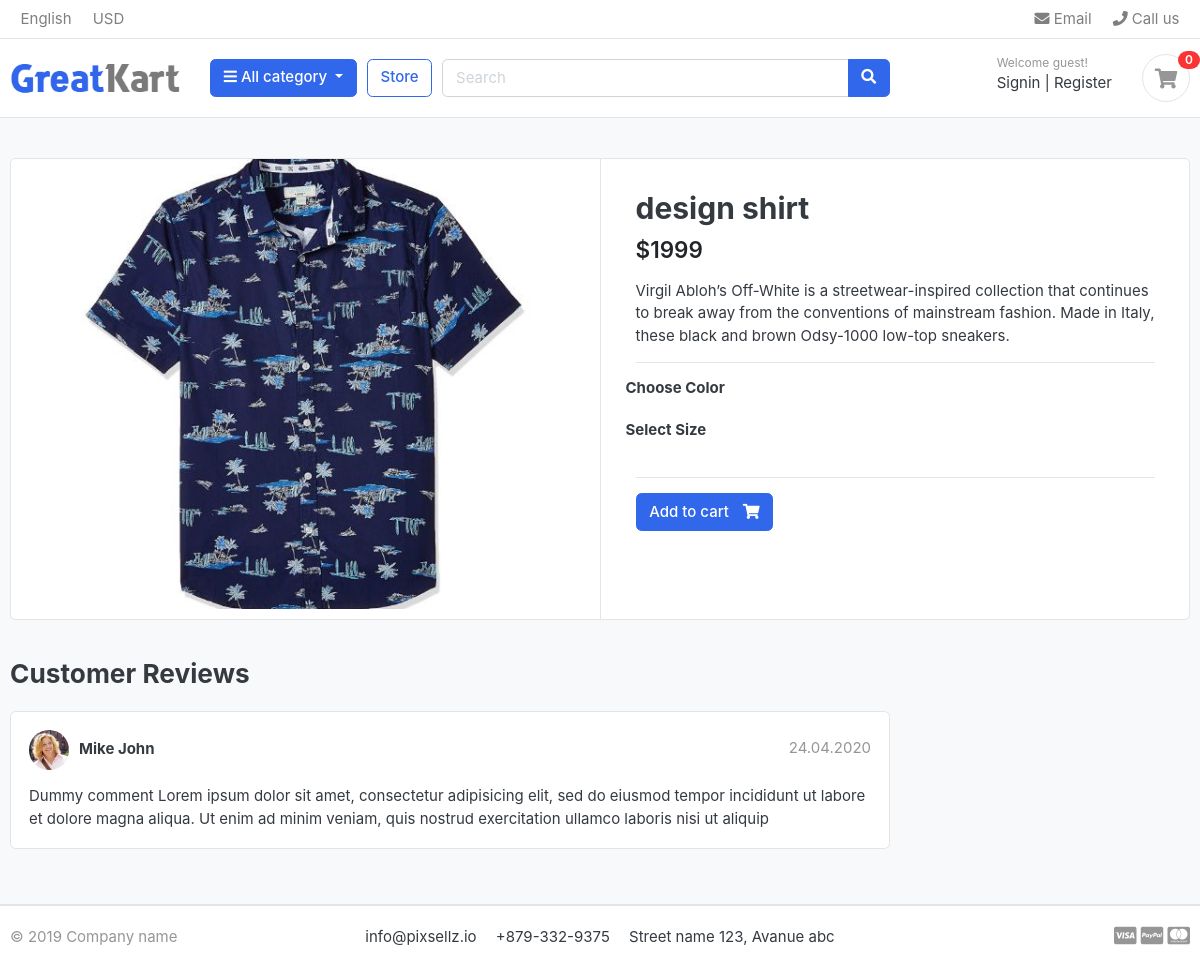
Screenshot of /store/shirt/design-shirt/ with the database file from the repository.
### store/models.py (models this page shows, shortened)
class Product(models.Model):
    category        = models.ForeignKey(Category , on_delete=models.CASCADE)
    product_name    = models.CharField(max_length=250,unique=True)
    slug            = models.SlugField(max_length=550,unique=True)
    discription     = models.TextField()
    price           = models.IntegerField()
    stock           = models.IntegerField()
    product_image   = models.ImageField(upload_to='media/product/', blank=True)
    created         = models.DateTimeField(auto_now_add=True)
    modefied        = models.DateTimeField(auto_now=True)
    is_avalible     = models.BooleanField(default=True)

### store/views.py (the view)
# urls.py: path('<slug:category_slug>/<slug:product_slug>/',views.product_detail,name='product_detail'),
def product_detail(request,category_slug,product_slug):
    product=None
    try:
        product=Product.objects.get(slug=product_slug,category__slug=category_slug,)
        in_cart=Cart_items.objects.filter(cart__cart_id=_cart_id(request),product=product).exists()
    except Product.DoesNotExist:
        raise Http404("Product not found")
    context={
        'product':product,
        'in_cart':in_cart
    }
    return render(request,'store/product_detail.html',context)

### cart/context_processors.py (called while the page is built)
def total_cart_items(request):
    total_items=0
    if request.user.is_authenticated:
        cart_items=Cart_items.objects.filter(user=request.user)
    else:
        cart_items=Cart_items.objects.filter(cart__cart_id=_cart_id(request))
    for cart_item in cart_items:
        total_items+=cart_item.quantity
    return dict(items=total_items)

### cart/views.py (called while the page is built)
def _cart_id(request):
    cart = request.session.session_key
    if not cart:
        cart= request.session.create()
    return cart

### category/context_processors.py (called while the page is built)
def category_links(request):
    category=Category.objects.all()
    return dict(cat_list=category)

### category/models.py (called while the page is built)
    def __str__(self):
        return self.caterogy_name

    def get_url(self):
        return reverse('get_product_by_category',args=[self.slug])

### store/models.py (called while the page is built)
    def color(self):
        return super(variationmanager,self).filter(variation_category='color',is_active=True)

    def size(self):
        return super(variationmanager,self).filter(variation_category='size',is_active=True)

### templates/store/product_detail.html (shortened to what this page needs)
{% extends 'base.html' %}
{%load static%}
{% block content %}
<section class="section-content padding-y bg">
    <div class="container">
    <div class="card">
        <div class="row no-gutters">
            <aside class="col-md-6">
    <article class="gallery-wrap">
        <div class="img-big-wrap">
           <a href="#"><img src="{{product.product_image.url}}"></a>
        </div>
    </article>
                </aside>
                <main class="col-md-6 border-left">
        <article class="content-body">
        <h2 class="title">{{product.product_name}}</h2>
        <div class="mb-3">
            <var class="price h4">${{product.price}}</var>
        </div>
        <p>Virgil Abloh’s Off-White is a streetwear-inspired collection that continues to break away from the conventions of mainstream fashion. Made in Italy, these black and brown Odsy-1000 low-top sneakers.</p>
        <hr>
            <div class="row">
                <div class="item-option-select" >
                    <h6>Choose Color</h6>
                </div>
            </div>
            <div class="row">
                <div class="item-option-select" >
                    <h6>Select Size</h6>
                </div>
            </div>
            <hr>
            {% if product.stock <= 0 %}
            <h2 >Out of stock</h2>
            {%else%}
            <button  type="submit" class="btn  btn-primary"> <span class="text">Add to cart</span> <i class="fas fa-shopping-cart"></i>  </button>
            {% endif %}
    </article>
            </main>
        </div>
    </div>
    <br>
    <div class="row">
                <div class="col-md-9">
        <header class="section-heading">
            <h3>Customer Reviews </h3>
        </header>
        <article class="box mb-3">
            <div class="icontext w-100">
                <img src="./images/avatars/avatar1.jpg" class="img-xs icon rounded-circle">
                <div class="text">
                    <span class="date text-muted float-md-right">24.04.2020 </span>
                    <h6 class="mb-1">Mike John </h6>
                </div>
            </div>
            <div class="mt-3">
                <p>
                    Dummy comment Lorem ipsum dolor sit amet, consectetur adipisicing elit, sed do eiusmod
                    tempor incididunt ut labore et dolore magna aliqua. Ut enim ad minim veniam,
                    quis nostrud exercitation ullamco laboris nisi ut aliquip
                </p>
            </div>
        </article>
        </div>
    </div>
    </div>
    </section>
    {% endblock %}

### static/css/ui.css (style rules this page uses)
html { font-family: "Inter", sans-serif; font-size: 15px; }
.content-body { flex: 1 1 auto; padding: 2rem 2.3rem; }
.img-xs, .img-sm, .img-md, .img-lg { -o-object-fit: cover; object-fit: cover; flex-shrink: 0; flex-grow: 0; }
.img-xs { width: 40px; height: 40px; }
.padding-y { padding-top: 40px; padding-bottom: 40px; }
var { font-style: normal; }
article:after, .form-group:after { display: block; clear: both; content: ""; }
.bg { background-color: #f8f9fa; }
.section-heading { margin-bottom: 20px; margin-top: 15px; }
p:last-child { margin-bottom: 0; }
.btn .text + i { margin-left: 10px; }
.icontext { display: inline-flex; align-items: center; vertical-align: middle; }
.icontext .text { width: 100%; line-height: 1.2; }
.icontext .icon { position: relative; margin-right: 10px; flex-shrink: 0; flex-grow: 0; }
.price { font-weight: 600; color: #212529; }
.box { padding: 18px; background: #fff; border-radius: 0.37rem; border: 1px solid #e4e4e4; }
.box img { max-width: 100%; }
.gallery-wrap .img-big-wrap { margin-bottom: 10px; border-radius: 0.37rem; overflow: hidden; background-color: #fff; }
.gallery-wrap .img-big-wrap a { text-align: center; display: block; }
.gallery-wrap .img-big-wrap img { height: 450px; width: auto; display: inline-block; }
.item-option-select { margin-bottom: 1rem; display: inline-block; margin-right: 15px; }

### rows the page displays
Product: product_image (picture), product_name "design shirt", price "1999"

### other values shown
{{ items }} "0"
